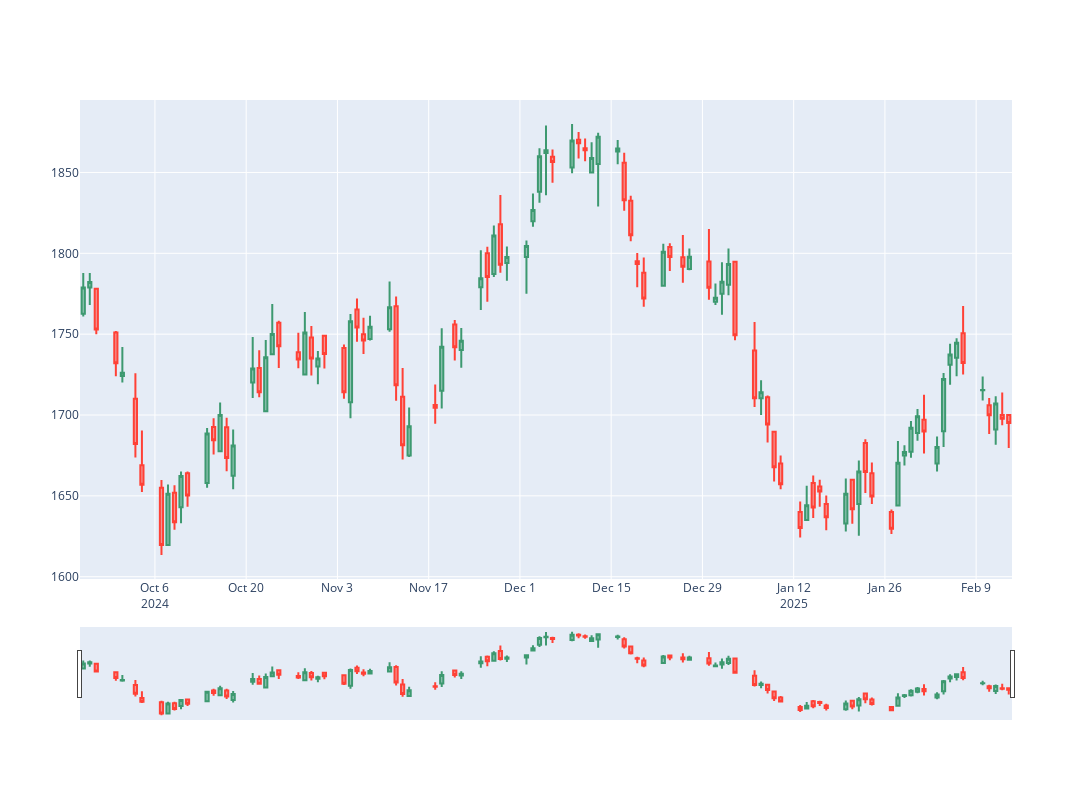

The notebook cell saved with this chart:
### Code cell
fig2 = client.plot_candlestick(df3)
fig2.show()
